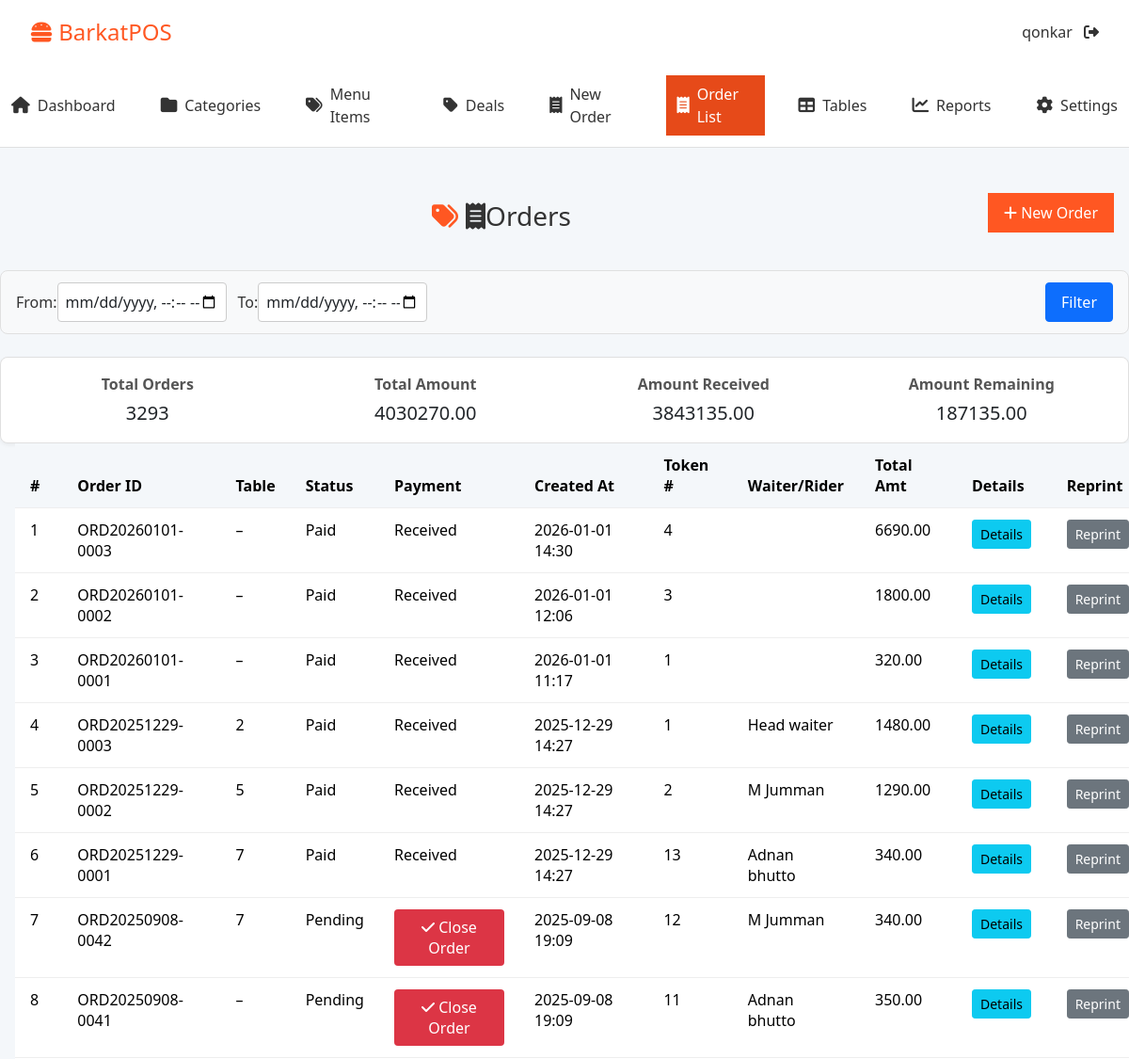
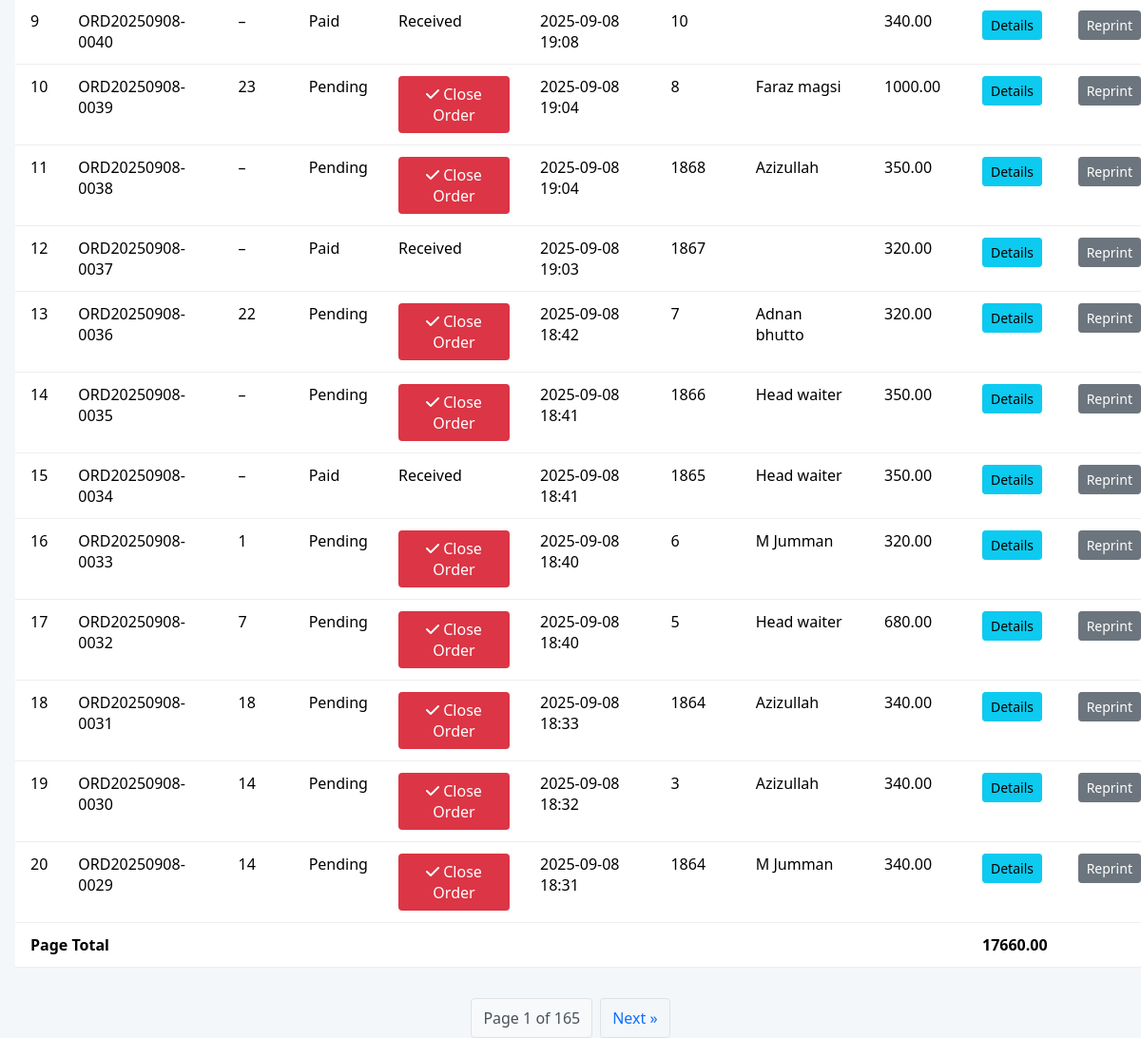
/orders/ (signed in), run on an earlier commit of the app's database (2 pictures, top to bottom).
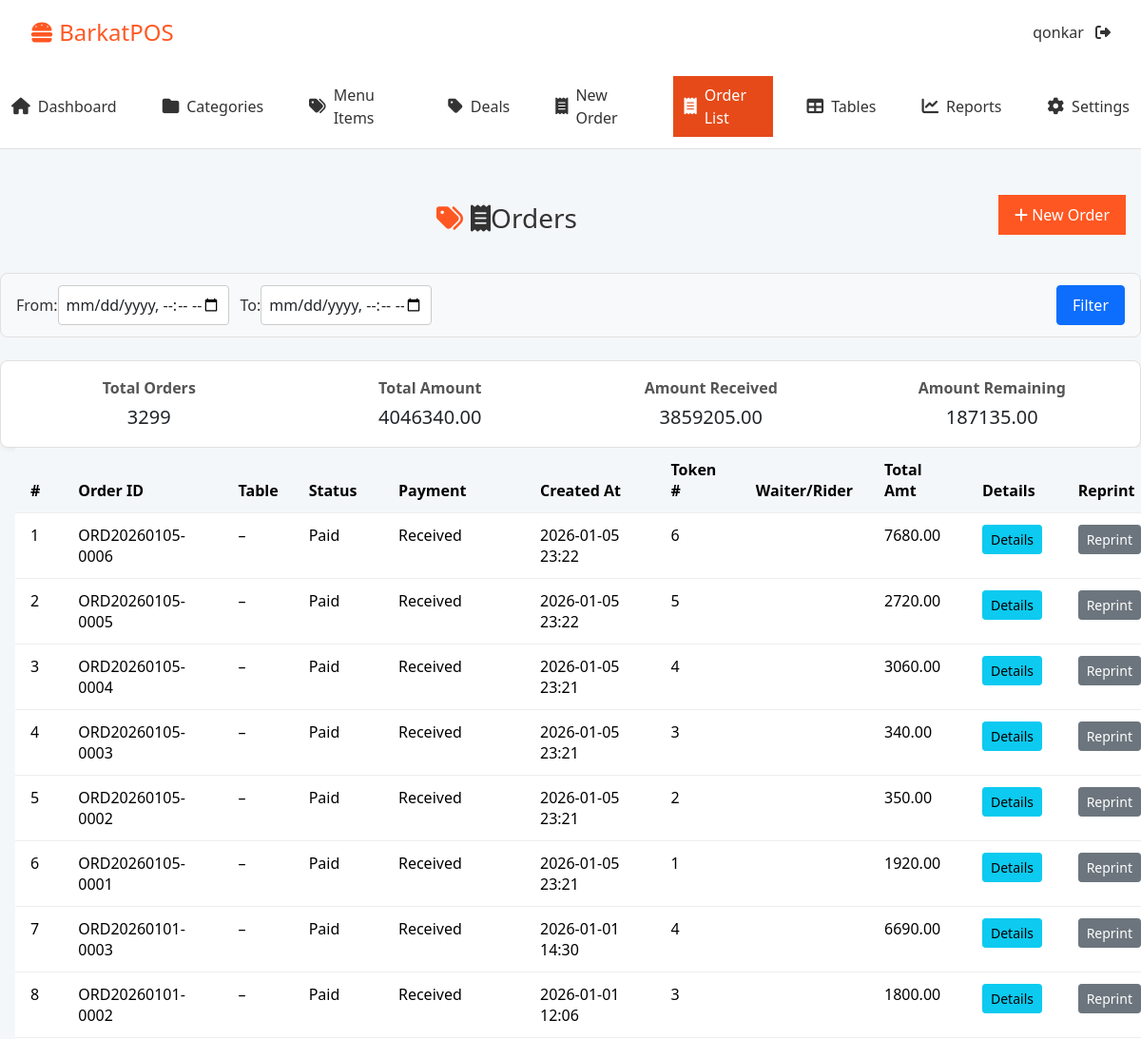
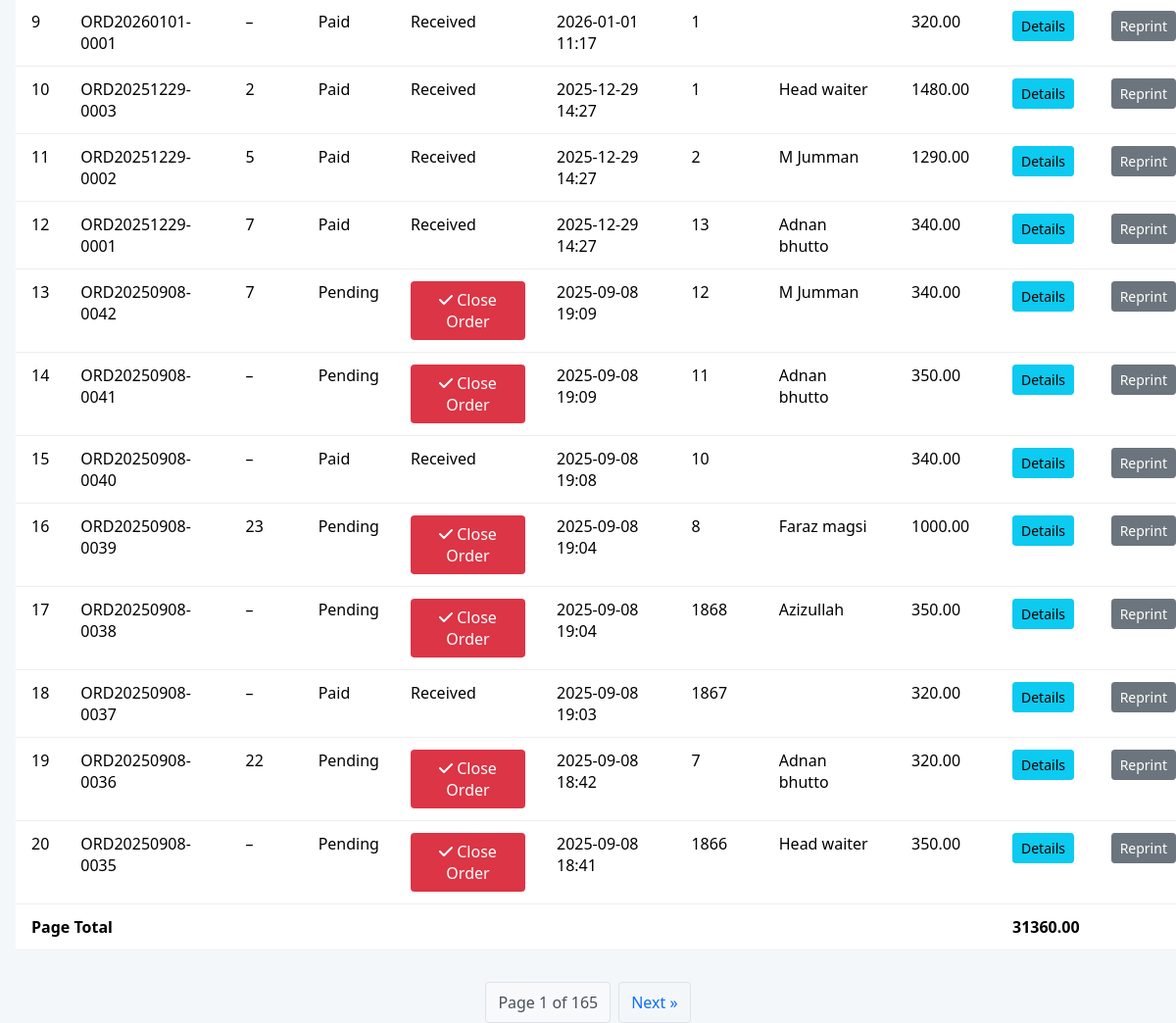
And on a later commit of the database (2 pictures, top to bottom).
### core/models.py (models this page shows, shortened)
class Order(models.Model):
    STATUS_CHOICES = [
        ('pending', 'Pending'),
        ('in_kitchen', 'In Kitchen'),
        ('served', 'Served'),
        ('paid', 'Paid'),
        ('food_panda', 'Food Panda'),
    ]
    waiter = models.ForeignKey(
        Waiter,
        on_delete=models.PROTECT,
        related_name="orders",
        null=True, blank=True,
        help_text="Who took this order"
    )
    isHomeDelivery = models.CharField(max_length=10, null=True, blank=True, default="no")
    number = models.CharField(max_length=20, unique=True, blank=True)
    table = models.ForeignKey(Table, on_delete=models.PROTECT,
                              related_name='orders', null=True, blank=True)
    created_by = models.ForeignKey(User, on_delete=models.PROTECT,
                                   related_name='orders')
    status = models.CharField(max_length=20, choices=STATUS_CHOICES, default='pending')
    discount = models.DecimalField(max_digits=10, decimal_places=2, default=0)
    tax_percentage = models.DecimalField(max_digits=5, decimal_places=2, default=0)
    service_charge = models.DecimalField(max_digits=10, decimal_places=2, default=0)
    customer_name = models.CharField(max_length=50, null=True, blank=True)
    mobile_no = models.CharField(max_length=20, null=True, blank=True)
    customer = models.ForeignKey('Customer', on_delete=models.SET_NULL, null=True, blank=True, related_name="orders")
    customer_address = models.CharField(max_length=100, null=True, blank=True)
    created_at = models.DateTimeField(auto_now_add=True)
    token_number = models.PositiveIntegerField(default=0, blank=True, null=True)
    source = models.CharField(max_length=20, choices=[('food_panda', 'Food Panda'), ('walk_in','Walk-in')], null=True, blank=True)

class Table(models.Model):
    number = models.PositiveIntegerField(unique=True)
    seats = models.PositiveIntegerField(default=4)
    is_occupied = models.BooleanField(default=False)

class Waiter(models.Model):
    name = models.CharField(max_length=100)
    employee_id = models.CharField(max_length=20, unique=True, null=True, blank=True)
    phone = models.CharField(max_length=20, blank=True, null=True)
    created_at = models.DateTimeField(auto_now_add=True)

### core/views.py (the view)
# urls.py: path('orders/', OrderListView.as_view(), name='order_list'),
class OrderListView(LoginRequiredMixin, ListView):
    model = Order
    template_name = 'orders/order_list.html'
    context_object_name = 'orders'
    paginate_by = 20
    def get_paginate_by(self, queryset):
        if self.request.GET.get('date_from') or self.request.GET.get('date_to'):
            return None
        return super().get_paginate_by(queryset)
    def get_queryset(self):
        qs = super().get_queryset().select_related('table', 'created_by').order_by('-created_at')
        q         = self.request.GET.get('q')
        status    = self.request.GET.get('status')
        date_from = self.request.GET.get('date_from')
        date_to   = self.request.GET.get('date_to')
        if q:
            qs = qs.filter(number__icontains=q)
        if status:
            qs = qs.filter(status=status)
        if date_from:
            dt = parse_datetime(date_from)
            if dt:
                qs = qs.filter(created_at__gte=timezone.make_aware(dt))
        if date_to:
            dt = parse_datetime(date_to)
            if dt:
                qs = qs.filter(created_at__lte=timezone.make_aware(dt))
        line_total = ExpressionWrapper(
            F('items__quantity') * F('items__unit_price'),
            output_field=DecimalField(max_digits=12, decimal_places=2)
        )
        qs = qs.annotate(subtotal=Sum(line_total))
        qs = qs.annotate(
            total_amount=ExpressionWrapper(
                (F('subtotal') - F('discount'))
                + (F('subtotal') * F('tax_percentage') / 100)
                + F('service_charge'),
                output_field=DecimalField(max_digits=12, decimal_places=2)
            )
        )
        return qs
    def get_context_data(self, **kwargs):
        ctx = super().get_context_data(**kwargs)
        orders_list = ctx['orders']  # page or full list
        if ctx.get('is_paginated'):
            ctx['start_index'] = ctx['page_obj'].start_index()
        else:
            ctx['start_index'] = 1
        ctx['page_total'] = sum(
            (o.total_amount or Decimal('0')) for o in orders_list
        )
        full_qs = self.get_queryset()
        ctx['summary_total_orders']  = full_qs.count()
        ctx['summary_total_amount']  = full_qs.aggregate(
            total=Sum(F('items__quantity') * F('items__unit_price'))
        )['total'] or Decimal('0')
        ctx['summary_received']      = Payment.objects.filter(
            order__in=full_qs
        ).aggregate(Sum('amount'))['amount__sum'] or Decimal('0')
        ctx['summary_remaining']     = ctx['summary_total_amount'] - ctx['summary_received']
        ctx['date_from'] = self.request.GET.get('date_from', '')
        ctx['date_to']   = self.request.GET.get('date_to', '')
        return ctx

### core/templates/orders/order_list.html (shortened to what this page needs)
{% extends 'base.html' %}
{% block content %}
<div class="page-header">
  <h1><i class="fa fa-receipt"></i> Orders</h1>
  <a href="{% url 'order_create' %}" class="btn">
    <i class="fa fa-plus"></i> New Order
  </a>
</div>
<form method="get" class="form-inline mb-3">
  <label class="mr-2">From:</label>
  <input
    type="datetime-local"
    name="date_from"
    value="{{ date_from|default_if_none:'' }}"
    class="form-control mr-3"/>
  <label class="mr-2">To:</label>
  <input
    type="datetime-local"
    name="date_to"
    value="{{ date_to|default_if_none:'' }}"
    class="form-control mr-3"/>
  <button type="submit" class="btn btn-primary">Filter</button>
</form>
<div class="summary-stats">
  <div><strong>Total Orders</strong><span>{{ summary_total_orders }}</span></div>
  <div><strong>Total Amount</strong><span>{{ summary_total_amount|floatformat:2 }}</span></div>
  <div><strong>Amount Received</strong><span>{{ summary_received|floatformat:2 }}</span></div>
  <div><strong>Amount Remaining</strong><span>{{ summary_remaining|floatformat:2 }}</span></div>
</div>
<table class="table">
  <thead>
    <tr>
      <th>#</th>
      <th>Order ID</th>
      <th>Table</th>
      <th>Status</th>
      <th>Payment</th>
      <th>Created At</th>
      <th>Token #</th>
      <th>Waiter/Rider</th>
      <th>Total Amt</th>
      <th>Details</th>
      <th>Reprint</th>
    </tr>
  </thead>
  <tbody>
    {% for order in orders %}
    <tr id="order-{{ order.pk }}">
      <td>{{ forloop.counter0|add:start_index }}</td>
      <td>{{ order.number }}</td>
      <td>
        {% if order.table %}
          {{ order.table.number }}
        {% else %}
          &ndash;
        {% endif %}
      </td>
      <td>{{ order.get_status_display }}</td>
      <td>
        {% if order.status == 'pending' %}
          <button class="btn-close-order"
                  data-order-id="{{ order.pk }}"
                  data-order-total="{{ order.total_amount }}">
            <i class="fa fa-check"></i> Close Order
          </button>
        {% else %}
          Received
        {% endif %}
      </td>
      <td>{{ order.created_at|date:"Y-m-d H:i" }}</td>
      <td>{{ order.token_number }}</td>
      <td>
        {% if order.waiter%}
        {{order.waiter.name}}
        {% endif %}
      </td>
      <td>
        {% if order.total_amount %}
          {{ order.total_amount|floatformat:2 }}
        {% else %}
          0.00
        {% endif %}
      </td>
<td>
        <a href="{% url 'order_detail' order.pk %}"
           class="btn btn-info btn-sm">
           Details
        </a>
      </td>
      <td>
        <button
          class="btn btn-secondary btn-sm btn-reprint"
          data-order-id="{{ order.pk }}"
        >Reprint</button>
      </td>
    </tr>
    {% empty %}
    <tr>
      <td colspan="8" class="text-center">No orders found.</td>
    </tr>
    {% endfor %}
  </tbody>
  <tfoot>
    <tr>
      <td colspan="9"><strong>Page Total</strong></td>
      <td><strong>{{ page_total|floatformat:2 }}</strong></td>
      <td colspan="2"></td>
    </tr>
  </tfoot>
</table>
<div class="pagination">
  {% if is_paginated %}
    <span>Page {{ page_obj.number }} of {{ page_obj.paginator.num_pages }}</span>
    {% if page_obj.has_next %}
      <a href="?page={{ page_obj.next_page_number }}">Next &#187;</a>
    {% endif %}
  {% endif %}
</div>
{% endblock %}

What changed in the data, as far as the page shows it:
no longer on this page (row unchanged): Order: number "ORD20250908-0034", status "Paid", shows "Received", created_at "2025-09-08 18:41", token_number "1865", waiter.name "Head waiter", total_amount "350.00"
no longer on this page (row unchanged): Order: number "ORD20250908-0033", table.number "1", status "Pending", created_at "2025-09-08 18:40", token_number "6", waiter.name "M Jumman", total_amount "320.00"
no longer on this page (row unchanged): Order: number "ORD20250908-0032", table.number "7", status "Pending", created_at "2025-09-08 18:40", token_number "5", waiter.name "Head waiter", total_amount "680.00"
no longer on this page (row unchanged): Order: number "ORD20250908-0031", table.number "18", status "Pending", created_at "2025-09-08 18:33", token_number "1864", waiter.name "Azizullah", total_amount "340.00"
no longer on this page (row unchanged): Order: number "ORD20250908-0030", table.number "14", status "Pending", created_at "2025-09-08 18:32", token_number "3", waiter.name "Azizullah", total_amount "340.00"
no longer on this page (row unchanged): Order: number "ORD20250908-0029", table.number "14", status "Pending", created_at "2025-09-08 18:31", token_number "1864", waiter.name "M Jumman", total_amount "340.00"
added Order: number "ORD20260105-0006", status "Paid", shows "Received", created_at "2026-01-05 23:22", token_number "6", total_amount "7680.00"
added Order: number "ORD20260105-0005", status "Paid", shows "Received", created_at "2026-01-05 23:22", token_number "5", total_amount "2720.00"
added Order: number "ORD20260105-0004", status "Paid", shows "Received", created_at "2026-01-05 23:21", token_number "4", total_amount "3060.00"
added Order: number "ORD20260105-0003", status "Paid", shows "Received", created_at "2026-01-05 23:21", token_number "3", total_amount "340.00"
added Order: number "ORD20260105-0002", status "Paid", shows "Received", created_at "2026-01-05 23:21", token_number "2", total_amount "350.00"
added Order: number "ORD20260105-0001", status "Paid", shows "Received", created_at "2026-01-05 23:21", token_number "1", total_amount "1920.00"
Also different on the page:
{{ summary_total_orders }}: "3293" → "3299"
{{ summary_total_amount|floatformat:2 }}: "4030270.00" → "4046340.00"
{{ summary_received|floatformat:2 }}: "3843135.00" → "3859205.00"
{{ page_total|floatformat:2 }}: "17660.00" → "31360.00"
